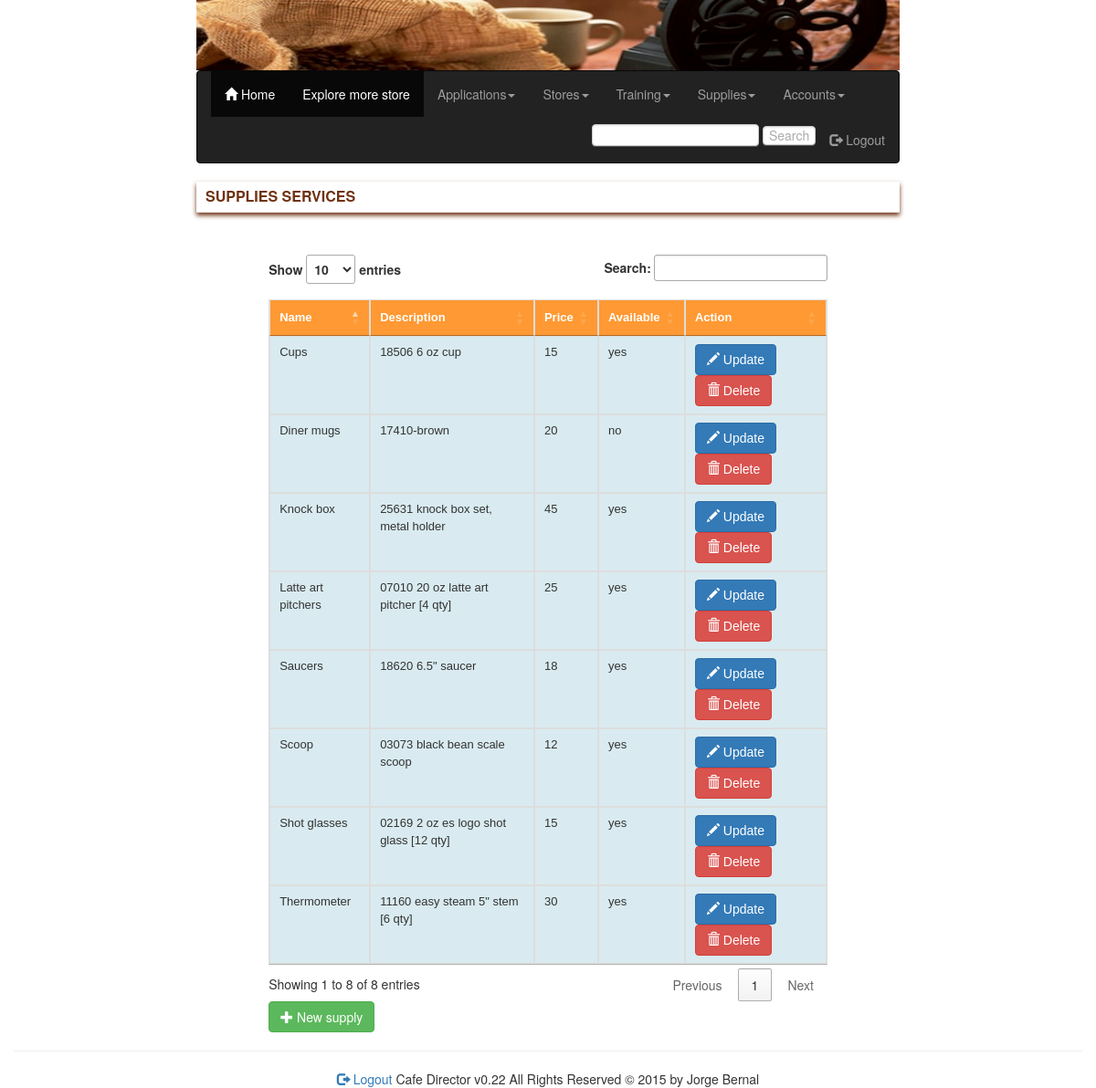
/inc/supplies.php (signed in), run on the app's committed database.
### tables this page shows
CREATE TABLE IF NOT EXISTS `supplies` (
  `supplyID` int(11) NOT NULL AUTO_INCREMENT,
  `supply_name` varchar(128) NOT NULL,
  `supply_description` varchar(1000) NOT NULL,
  `supply_price` int(11) NOT NULL,
  `create_datestamp` datetime NOT NULL,
  `update_datestamp` datetime NOT NULL,
  `supply_available` varchar(32) NOT NULL,
  PRIMARY KEY (`supplyID`)
);

### inc/supplies.php (the view, shortened to what this page needs)
<?php
include ('../lib/conn.php');
if (isset($_SESSION['logged_userID'])){
	if (isset($_POST['add_supply'])){
		$supply_name = mysqli_real_escape_string($conn, $_POST['supply_name']);
	  $supply_description = mysqli_real_escape_string($conn, $_POST['supply_comments']);
	  $supply_price = mysqli_real_escape_string($conn, $_POST['supply_price']);
		$supply_available = mysqli_real_escape_string($conn, $_POST['supply_available']);
	  $create_datestamp = date("Y-m-d h:i:sa");
		$update_datestamp = date("Y-m-d h:i:sa");
	  $sql = "INSERT INTO supplies (supply_name,supply_description, supply_price,supply_available,create_datestamp, update_datestamp)
	  VALUES ('$supply_name','$supply_description', '$supply_price','$supply_available','$create_datestamp', '$update_datestamp') ";
		$result = mysqli_query($conn, $sql);
	  header("location:supplies.php");
	}
	else {
				include ('header.php');
				?>
				<div class="row">
					<div class="col-xs-12">
							<fieldset>
										<legend>Supplies services</legend>
										<div class="col-xs-12 col-sm-10 col-sm-offset-1">
											<script>
											$(document).ready(function() {
											    $('#DataTables').DataTable();
											} );
											</script>
										<?php
										$sql = "SELECT * FROM  supplies";
										$result = mysqli_query($conn, $sql);
										$count = mysqli_num_rows($result);
										if ($count >= 1){
											?>
											<table id="DataTables" class="table table-striped table-bordered" cellspacing="0" width="100%">
											 <thead>
												<tr>
													<th id='headcolumn0'>Name</th>
													<th id='headcolumn1'>Description</th>
													<th id='headcolumn2'>Price</th>
													<th id='headcolumn3'>Available</th>
													<th id='headcolumn4'>Action</th>
												</tr>
											 </thead>
											 <tbody>
											 <?php
											 foreach ($result as $row) {
									       echo '<tr>';
									         echo "<td  id='bodycolumn0'>". $row['supply_name'] ."</td>";
									         echo "<td  id='bodycolumn1'>". $row['supply_description'] ."</td>";
									         echo "<td  id='bodycolumn2'>". $row['supply_price']. "</td>";
													 echo "<td  id='bodycolumn3'>". $row['supply_available']. "</td>";
													 echo "<td  id='bodycolumn4'>";
													 echo "<a href='supplies.php?upd_supplyID=".$row['supplyID']."' name='supply_update' class='btn btn-primary'><span class='glyphicon glyphicon-pencil'></span> Update</a> ";
													 echo " <a href='supplies.php?del_supplyID=".$row['supplyID']."' name='supply_delete' class='btn btn-danger'><span class='glyphicon glyphicon-trash'></span> Delete</a>";
													 echo "</td>";
									       echo '</tr>';
											 }
											 ?>
										  </tbody>
										 </table>
											<?php
										}
										else {
										}
										?>
										<button type="button"  data-toggle="collapse" data-target="#new_registe" class="btn btn-success"><span class='glyphicon glyphicon-plus'></span> New supply</button>
										</div>
							</fieldset>
						</div>
					</div>
				<?php
				include ('footer.php');
	}
}
else {
	header("location:register_account.php");
}
?>

### css/styles.css (style rules this page uses)
legend { color:#6F3213; font-size:16px; background:#fff; box-shadow: 0 3px 5px #6F3213; padding:5px 10px; text-transform:uppercase; font-weight:bold; }
table, td, tr, th { font:13px "Lucida Grande", "Lucida Sans Unicode", Helvetica, Arial, sans-serif; }
table { width:50%; }
table td, table th { border:1px solid #fff; }
thead th { background:#FF9933; color:#fff; }
thead th[colspan], thead th[rowspan] { background:#FF9933; }
tbody td, tfoot td { background:#d9ebf0; }
tbody tr.odd td { background:#d9ebf0; }

### data on the page
supplies: supply_name "Latte art pitchers", supply_description "07010 20 oz latte art pitcher [4 qty]", supply_price "25", supply_available "yes"
supplies: supply_name "Shot glasses", supply_description "02169 2 oz es logo shot glass [12 qty]", supply_price "15", supply_available "yes"
supplies: supply_name "Knock box", supply_description "25631 knock box set, metal holder", supply_price "45", supply_available "yes"
supplies: supply_name "Thermometer", supply_description "11160 easy steam 5\" stem [6 qty]", supply_price "30", supply_available "yes"
supplies: supply_name "Scoop", supply_description "03073 black bean scale scoop", supply_price "12", supply_available "yes"
supplies: supply_name "Cups", supply_description "18506 6 oz cup", supply_price "15", supply_available "yes"
supplies: supply_name "Saucers", supply_description "18620 6.5\" saucer", supply_price "18", supply_available "yes"
supplies: supply_name "Diner mugs", supply_description "17410-brown", supply_price "20", supply_available "no"
